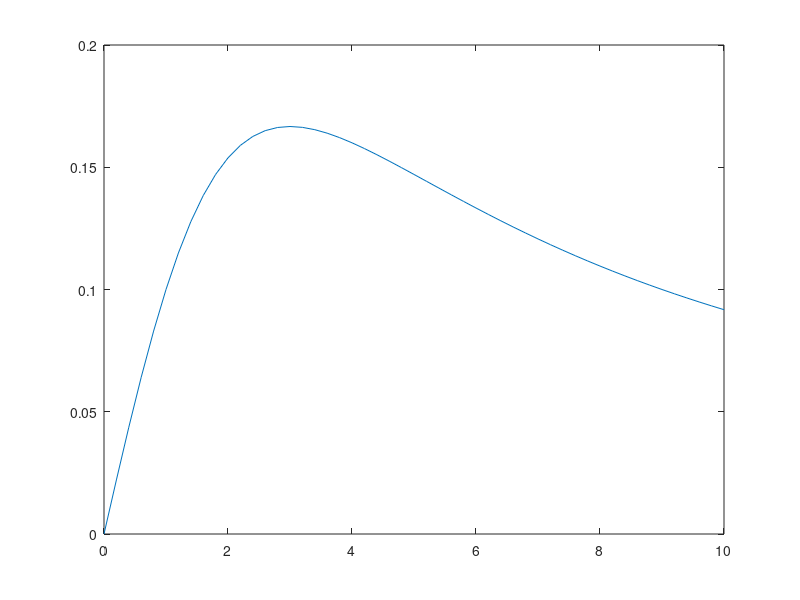

Source code (MATLAB): (Note: this script raises an error after producing the figure.)
% clear workspace
clear
% set x as a range of 51 values between 0 and 10
x = linspace(0, 10, 51);
% set y as x/(x^2 + 9)
y = x ./ (x .^ 2 + 9);
% plot x and y
plot(x, y);
% set zODD,zEVEN as the result of do_array applied to y and 0.85
[zODD, zEVEN] = do_array(y, 0.85);
% set tOdd as the result of do_array applied to zEVEN and 1.25
tOdd = do_array(zEVEN, 1.25);
% plot x and tOdd
hold on;
plot(x, tOdd);
